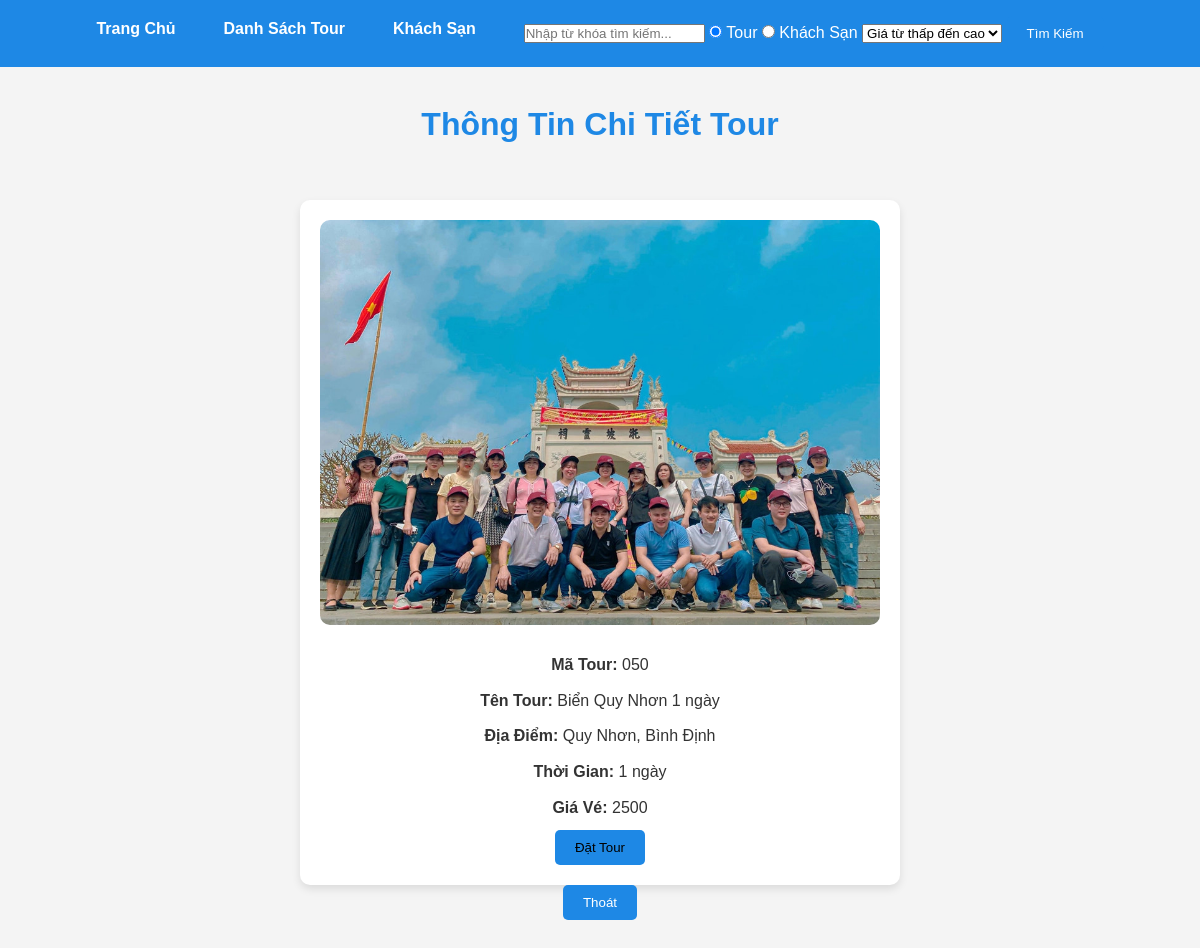
The page /chitiettour.php?matour=050 on the database its author committed.
### tables this page shows
CREATE TABLE `tours` (
  `matour` varchar(20) NOT NULL,
  `tentour` varchar(100) NOT NULL,
  `diadiem` varchar(100) NOT NULL,
  `thoigian` varchar(50) NOT NULL,
  `giave` int(11) NOT NULL,
  `hinhanh` varchar(255) NOT NULL
);

### chitiettour.php (the view, shortened to what this page needs)
<?php
include 'db.php';
if (isset($_GET['matour'])) {
    $matour = $_GET['matour'];
    $sql = "SELECT * FROM tours WHERE matour = '$matour'";
    $result = $conn->query($sql);
    if ($result->num_rows > 0) {
        $row = $result->fetch_assoc();
        $tentour = $row['tentour'];
    } else {
        echo "Không tìm thấy tour!";
    }
} else {
    echo "Mã tour không được cung cấp!";
}
?>
<!DOCTYPE html>
<html lang="en">
<head>
    <link rel="stylesheet" href="css/csstrangchu.css">
</head>
<body>
<header>
    <nav>
        <ul>
        <li><a href="index.php">Trang Chủ</a></li>
            <li><a href="tours.php">Danh Sách Tour</a></li>
            <li><a href="khachsan.php">Khách Sạn</a></li>
            <li>
                <form action="timkiem.php" method="GET">
                    <input type="text" name="keyword" placeholder="Nhập từ khóa tìm kiếm..." required>
                    <label><input type="radio" name="filter" value="tour" checked> Tour</label>
                    <label><input type="radio" name="filter" value="khachsan"> Khách Sạn</label>
                    <select name="sort_order">
                        <option value="asc">Giá từ thấp đến cao</option>
                    </select>
                    <button type="submit">Tìm Kiếm</button>
                </form>
            </li>
        </ul>
    </nav>
</header>
<h1>Thông Tin Chi Tiết Tour</h1>
<div class="tour-detail">
    <?php
    if (isset($tentour)) {
        echo "<div class='tour-item'>";
        echo "<td><img src='images/TOUR/" . $row["hinhanh"] . "' >";
        echo "<p><strong>Mã Tour:</strong> " . $row["matour"] . "</p>";
        echo "<p><strong>Tên Tour:</strong> " . $row["tentour"] . "</p>";
        echo "<p><strong>Địa Điểm:</strong> " . $row["diadiem"] . "</p>";
        echo "<p><strong>Thời Gian:</strong> " . $row["thoigian"] . "</p>";
        echo "<p><strong>Giá Vé:</strong> " . $row["giave"] . "</p>";
        echo "<button> <a href='dattour.php?matour=" . $row["matour"] . "' >Đặt Tour</a></button>";
        echo "</div>";
    }
    ?>
    <a href="index.php"> <button>Thoát </button> </a>
</div>
</body>
</html>

### css/csstrangchu.css (style rules this page uses)
* { margin: 0; padding: 0; box-sizing: border-box; }
body { font-family: Arial, sans-serif; line-height: 1.6; background-color: #f4f4f4; color: #333; }
header { background-color: #1e88e5; color: white; padding: 1rem 0; }
header nav ul { list-style: none; display: flex; justify-content: center; }
header nav ul li { margin: 0 1.5rem; }
header nav ul li a { color: white; text-decoration: none; font-weight: bold; transition: color 0.3s ease; }
h1, h2 { text-align: center; margin: 2rem 0; color: #1e88e5; }
a { color: black; text-decoration: none; }
.tour-item, .hotel-item { width: 100%; background-color: white; padding: 20px; border-radius: 10px; box-shadow: 0 4px 8px rgba(0, 0, 0, 0.1); transition: transform 0.3s ease, box-shadow 0.3s ease; }
.tour-item img, .hotel-item img { width: 100%; height: auto; border-radius: 10px; }
button { background-color: #1e88e5; color: white; border: none; padding: 10px 20px; border-radius: 5px; cursor: pointer; transition: background-color 0.3s ease; }

### chitiettour.php (style rules this page uses)
.tour-detail { text-align: center; margin: 50px auto; max-width: 600px; }
.tour-detail img { width: 100%; border-radius: 10px; margin-bottom: 20px; }
.tour-detail p { margin-bottom: 10px; }

### rows shown on the page
tours: hinhanh (picture), matour "050", tentour "Biển Quy Nhơn 1 ngày", diadiem "Quy Nhơn, Bình Định", thoigian "1 ngày", giave "2500"
